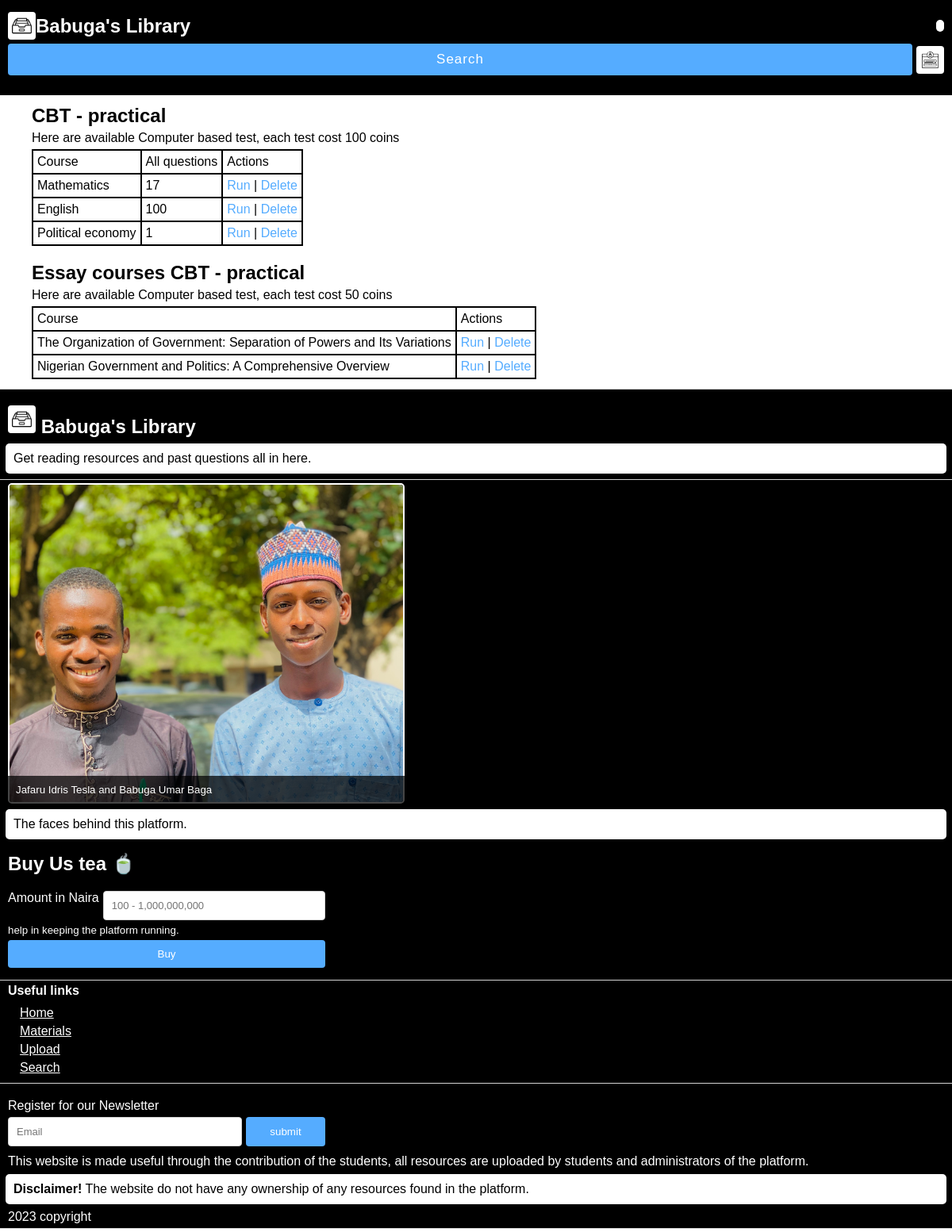
The app's page /cbt/tests/ with its own data.
### cbt/models.py (models this page shows)
class Course(models.Model):
    name = models.TextField()
    questions = models.ManyToManyField("Question", blank=True)

class EssayTest(models.Model):
    topic = models.CharField(max_length=100)
    note = models.TextField()
    questions = models.ManyToManyField("EssayQuestion", blank=True)

### cbt/views.py (the view)
# urls.py: path("tests/", views.tests, name="cbt_tests"),
def tests(request):
    obj = cbt.objects.all()
    ess = EssayTest.objects.all()
    return render(request, "cbt/cbt_tests.html", {"obj": obj, "ess": ess})

### templates/cbt/cbt_tests.html
{% extends "base.html" %}
{% block content %}
<section>
    <h2>CBT - practical</h2>
    <p>Here are available Computer based test, each test cost 100 coins</p>
    <table>
        <thead>
            <tr>
                <td>Course</td>
                <td>All questions</td>
                <td>Actions</td>
            </tr>
        </thead>
        <tbody>
        {% for c in obj %}
        <tr>
            <td>{{c.name}}</td>
            <td>{{c.questions.count}}</td>
            <td><a href="{% url "cbt_test" c.id %}">Run</a> | <a href="#">Delete</a></td>
        </tr>
        {% endfor %}
        </tbody>
    </table>
</section>
<section>
    <h2>Essay courses CBT - practical</h2>
    <p>Here are available Computer based test, each test cost 50 coins</p>
    <table>
        <thead>
            <tr>
                <td>Course</td>
                <td>Actions</td>
            </tr>
        </thead>
        <tbody>
        {% for c in ess %}
        <tr>
            <td>{{c.topic}}</td>
            <td><a href="{% url "cbt_test_essay" c.id %}">Run</a> | <a href="#">Delete</a></td>
        </tr>
        {% endfor %}
        </tbody>
    </table>
</section>
{% endblock content %}

### static/css/style.css (style rules this page uses)
* { font-family: Arial, sans-serif; padding: 0; margin: 0; box-sizing: border-box; }
:root { --primary-color: #55acff; }
table, td { border-collapse: collapse; border: 2px solid; }
td { padding: 5px; }
a { text-decoration: none; color: var(--primary-color); font-weight: 500; }
p { margin: 5px 0; }
section { padding: 10px; }
section p { margin: 5px 0; }

### records on screen
Course: name "Mathematics", questions.count "17"
Course: name "English", questions.count "100"
Course: name "Political economy", questions.count "1"
EssayTest: topic "The Organization of Government: Separation of Powers and Its Variations"
EssayTest: topic "Nigerian Government and Politics: A Comprehensive Overview"
